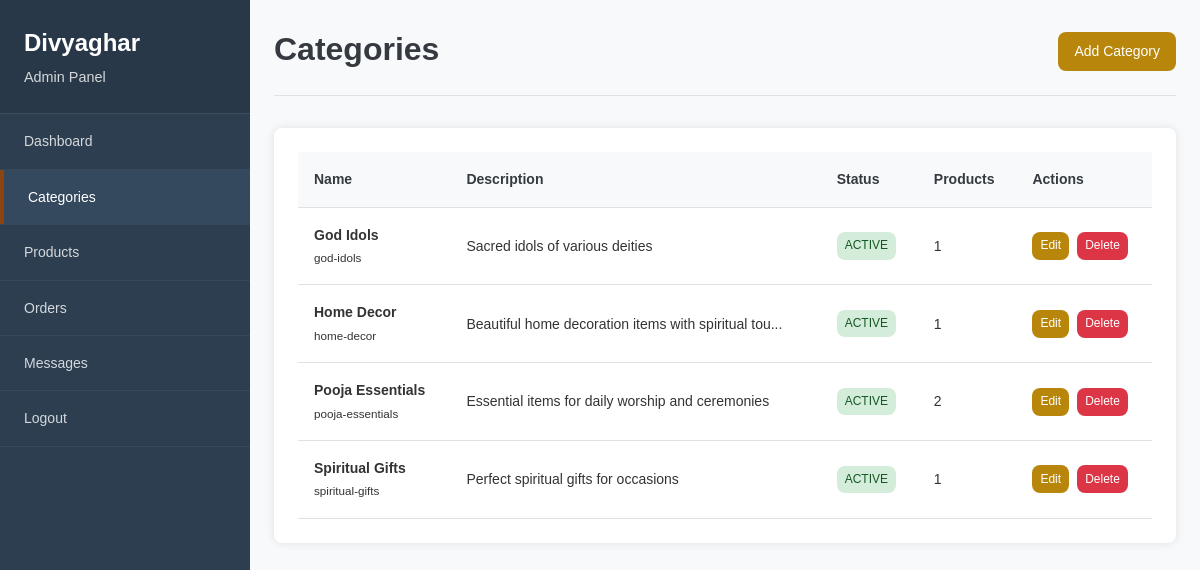
The page /admin/categories.php (signed in) on the database its author committed.
### tables this page shows
CREATE TABLE `categories` (
  `id` int(11) NOT NULL AUTO_INCREMENT,
  `name` varchar(100) NOT NULL,
  `slug` varchar(100) NOT NULL,
  `description` text DEFAULT NULL,
  `meta_title` varchar(200) DEFAULT NULL,
  `meta_description` text DEFAULT NULL,
  `status` enum('active','inactive') NOT NULL DEFAULT 'active',
  `created_at` timestamp NOT NULL DEFAULT CURRENT_TIMESTAMP,
  `updated_at` timestamp NOT NULL DEFAULT CURRENT_TIMESTAMP ON UPDATE CURRENT_TIMESTAMP,
  PRIMARY KEY (`id`),
  UNIQUE KEY `slug` (`slug`),
  KEY `status` (`status`)
);

### config/connection.php (called while the page is built, shortened)
<?php
class Database {
    private $host = DB_HOST;
    private $dbname = DB_NAME;
    private $username = DB_USER;
    private $password = DB_PASS;
    private $conn;
    private function connect() {
        try {
            $dsn = "mysql:host={$this->host};dbname={$this->dbname};charset=utf8mb4";
            $options = [
                PDO::ATTR_ERRMODE => PDO::ERRMODE_EXCEPTION,
                PDO::ATTR_DEFAULT_FETCH_MODE => PDO::FETCH_ASSOC,
                PDO::ATTR_EMULATE_PREPARES => false,
            ];
            $this->conn = new PDO($dsn, $this->username, $this->password, $options);
        } catch(PDOException $e) {
            die("Database connection failed: " . $e->getMessage());
        }
    }
    public function query($sql, $params = []) {
        try {
            $stmt = $this->conn->prepare($sql);
            $stmt->execute($params);
            return $stmt;
        } catch(PDOException $e) {
            die("Query failed: " . $e->getMessage());
        }
    }
    public function fetch($sql, $params = []) {
        $stmt = $this->query($sql, $params);
        return $stmt->fetch();
    }
    public function fetchAll($sql, $params = []) {
        $stmt = $this->query($sql, $params);
        return $stmt->fetchAll();
    }
}
$database = new Database();
$db = $database;
?>

### includes/functions.php (called while the page is built, shortened)
<?php
function truncateText($text, $length = 100, $suffix = '...') {
    if (strlen($text) <= $length) {
        return $text;
    }
    return substr($text, 0, $length) . $suffix;
}
?>

### admin/categories.php (the view, shortened to what this page needs)
<?php
require_once 'auth_check.php';
$action = $_GET['action'] ?? 'list';
$category = null;
$categories = $db->fetchAll("SELECT * FROM categories ORDER BY name ASC");
?>
<!DOCTYPE html>
<html lang="en">
<head>
    <link rel="stylesheet" href="../assets/css/admin.css">
</head>
<body>
    <div class="admin-layout">
        <aside class="sidebar">
            <div class="sidebar-header">
                <h2>Divyaghar</h2>
                <p>Admin Panel</p>
            </div>
            <nav class="sidebar-nav">
                <ul>
                    <li><a href="dashboard.php">Dashboard</a></li>
                    <li><a href="categories.php" class="active">Categories</a></li>
                    <li><a href="products.php">Products</a></li>
                    <li><a href="orders.php">Orders</a></li>
                    <li><a href="messages.php">Messages</a></li>
                    <li><a href="logout.php">Logout</a></li>
                </ul>
            </nav>
        </aside>
        <main class="main-content">
            <header class="page-header">
                <h1>Categories</h1>
                <a href="?action=add" class="btn btn-primary">Add Category</a>
            </header>
            <?php if ($action === 'add' || $action === 'edit'): ?>
                <div class="card">
                    <div class="card-header">
                        <h3><?php echo $action === 'add' ? 'Add Category' : 'Edit Category'; ?></h3>
                    </div>
                    <div class="card-content">
                        <form method="POST" action="">
                            <div class="form-grid">
                                <div class="form-group">
                                    <label for="name">Category Name *</label>
                                    <input type="text" id="name" name="name"
                                           value="<?php echo htmlspecialchars($category['name'] ?? ''); ?>" required>
                                    <?php if (isset($errors['name'])): ?>
                                        <span class="error"><?php echo $errors['name']; ?></span>
                                    <?php endif; ?>
                                </div>
                                <div class="form-group">
                                    <label for="status">Status</label>
                                    <select id="status" name="status">
                                        <option value="active" <?php echo ($category['status'] ?? 'active') === 'active' ? 'selected' : ''; ?>>Active</option>
                                        <option value="inactive" <?php echo ($category['status'] ?? '') === 'inactive' ? 'selected' : ''; ?>>Inactive</option>
                                    </select>
                                </div>
                            </div>
                            <div class="form-group">
                                <label for="description">Description</label>
                                <textarea id="description" name="description" rows="3"><?php echo htmlspecialchars($category['description'] ?? ''); ?></textarea>
                            </div>
                            <div class="form-group">
                                <label for="meta_title">Meta Title</label>
                                <input type="text" id="meta_title" name="meta_title"
                                       value="<?php echo htmlspecialchars($category['meta_title'] ?? ''); ?>">
                            </div>
                            <div class="form-group">
                                <label for="meta_description">Meta Description</label>
                                <textarea id="meta_description" name="meta_description" rows="2"><?php echo htmlspecialchars($category['meta_description'] ?? ''); ?></textarea>
                            </div>
                            <div class="form-actions">
                                <button type="submit" class="btn btn-primary">
                                    <?php echo $action === 'add' ? 'Add Category' : 'Update Category'; ?>
                                </button>
                                <a href="categories.php" class="btn btn-secondary">Cancel</a>
                            </div>
                        </form>
                    </div>
                </div>
            <?php else: ?>
                <div class="card">
                    <div class="card-content">
                        <?php if (empty($categories)): ?>
                            <p>No categories found. <a href="?action=add">Add your first category</a></p>
                        <?php else: ?>
                            <div class="table-responsive">
                                <table class="table">
                                    <thead>
                                        <tr>
                                            <th>Name</th>
                                            <th>Description</th>
                                            <th>Status</th>
                                            <th>Products</th>
                                            <th>Actions</th>
                                        </tr>
                                    </thead>
                                    <tbody>
                                        <?php foreach ($categories as $cat): ?>
                                            <tr>
                                                <td>
                                                    <strong><?php echo htmlspecialchars($cat['name']); ?></strong>
                                                    <br><small class="text-muted"><?php echo $cat['slug']; ?></small>
                                                </td>
                                                <td><?php echo truncateText($cat['description'], 50); ?></td>
                                                <td>
                                                    <span class="status status-<?php echo $cat['status']; ?>">
                                                        <?php echo ucfirst($cat['status']); ?>
                                                    </span>
                                                </td>
                                                <td>
                                                    <?php
                                                    $product_count = $db->fetch("SELECT COUNT(*) as count FROM products WHERE category_id = ?", [$cat['id']])['count'];
                                                    echo $product_count;
                                                    ?>
                                                </td>
                                                <td>
                                                    <div class="action-buttons">
                                                        <a href="?action=edit&id=<?php echo $cat['id']; ?>" class="btn btn-sm btn-primary">Edit</a>
                                                        <a href="?action=delete&id=<?php echo $cat['id']; ?>"
                                                           class="btn btn-sm btn-danger"
                                                           onclick="return confirm('Are you sure you want to delete this category?')">Delete</a>
                                                    </div>
                                                </td>
                                            </tr>
                                        <?php endforeach; ?>
                                    </tbody>
                                </table>
                            </div>
                        <?php endif; ?>
                    </div>
                </div>
            <?php endif; ?>
        </main>
    </div>
</body>
</html>

### assets/css/admin.css (style rules this page uses)
:root { --primary-color: #B8860B; --secondary-color: #8B4513; --success-color: #28a745; --danger-color: #dc3545; --warning-color: #ffc107; --info-color: #17a2b8; --light-color: #f8f9fa; --dark-color: #343a40; --text-color: #333; --border-color: #dee2e6; --sidebar-bg: #2c3e50; --sidebar-hover: #34495e; --header-bg: #ffffff; --card-shadow: 0 0 10px rgba(0,0,0,0.1); --font-sans: 'Poppins', sans-serif; --spacing-xs: 0.25rem; --spacing-sm: 0.5rem; --spacing-md: 1rem; --spacing-lg: 1.5rem; --spacing-xl: 2rem; --border-radius: 8px; --transition: all 0.3s ease; }
* { margin: 0; padding: 0; box-sizing: border-box; }
body { font-family: var(--font-sans); font-size: 14px; line-height: 1.6; color: var(--text-color); background-color: var(--light-color); }
a { color: var(--primary-color); text-decoration: none; transition: var(--transition); }
.admin-layout { display: flex; min-height: 100vh; }
.sidebar { width: 250px; background-color: var(--sidebar-bg); color: white; position: fixed; height: 100vh; overflow-y: auto; z-index: 1000; }
.sidebar-header { padding: var(--spacing-lg); background-color: rgba(0,0,0,0.1); border-bottom: 1px solid rgba(255,255,255,0.1); }
.sidebar-header h2 { font-size: 1.5rem; margin-bottom: 0.25rem; }
.sidebar-header p { font-size: 0.9rem; opacity: 0.8; }
.sidebar-nav ul { list-style: none; }
.sidebar-nav li { border-bottom: 1px solid rgba(255,255,255,0.05); }
.sidebar-nav a { display: block; padding: var(--spacing-md) var(--spacing-lg); color: rgba(255,255,255,0.8); transition: var(--transition); }
.sidebar-nav a:hover, .sidebar-nav a.active { background-color: var(--sidebar-hover); color: white; text-decoration: none; }
.sidebar-nav a.active { border-left: 4px solid var(--secondary-color); }
.main-content { flex: 1; margin-left: 250px; padding: var(--spacing-lg); }
.page-header { display: flex; justify-content: space-between; align-items: center; margin-bottom: var(--spacing-xl); padding-bottom: var(--spacing-md); border-bottom: 1px solid var(--border-color); }
.page-header h1 { font-size: 2rem; color: var(--dark-color); margin-bottom: 0.25rem; }
.card { background-color: white; border-radius: var(--border-radius); box-shadow: var(--card-shadow); margin-bottom: var(--spacing-xl); }
.card-content { padding: var(--spacing-lg); }
.btn { display: inline-flex; align-items: center; justify-content: center; padding: 0.5rem 1rem; font-size: 14px; font-weight: 500; border: none; border-radius: var(--border-radius); cursor: pointer; text-decoration: none; transition: var(--transition); min-height: 36px; }
.btn-primary { background-color: var(--primary-color); color: white; }
.btn-danger { background-color: var(--danger-color); color: white; }
.btn-sm { padding: 0.25rem 0.5rem; font-size: 12px; min-height: 28px; }
.table-responsive { overflow-x: auto; }
.table { width: 100%; border-collapse: collapse; background-color: white; }
.table th, .table td { padding: var(--spacing-md); text-align: left; border-bottom: 1px solid var(--border-color); }
.table th { background-color: var(--light-color); font-weight: 600; color: var(--dark-color); }
.action-buttons { display: flex; gap: 0.5rem; }
.status { display: inline-block; padding: 0.25rem 0.5rem; border-radius: var(--border-radius); font-size: 0.75rem; font-weight: 500; text-transform: uppercase; }
.status-active { background-color: #d4edda; color: #155724; }

### rows shown on the page
categories: name "God Idols", slug "god-idols", description "Sacred idols of various deities", status "ACTIVE", product_count "1"
categories: name "Home Decor", slug "home-decor", description "Beautiful home decoration items with spiritual tou...", status "ACTIVE", product_count "1"
categories: name "Pooja Essentials", slug "pooja-essentials", description "Essential items for daily worship and ceremonies", status "ACTIVE", product_count "2"
categories: name "Spiritual Gifts", slug "spiritual-gifts", description "Perfect spiritual gifts for occasions", status "ACTIVE", product_count "1"
